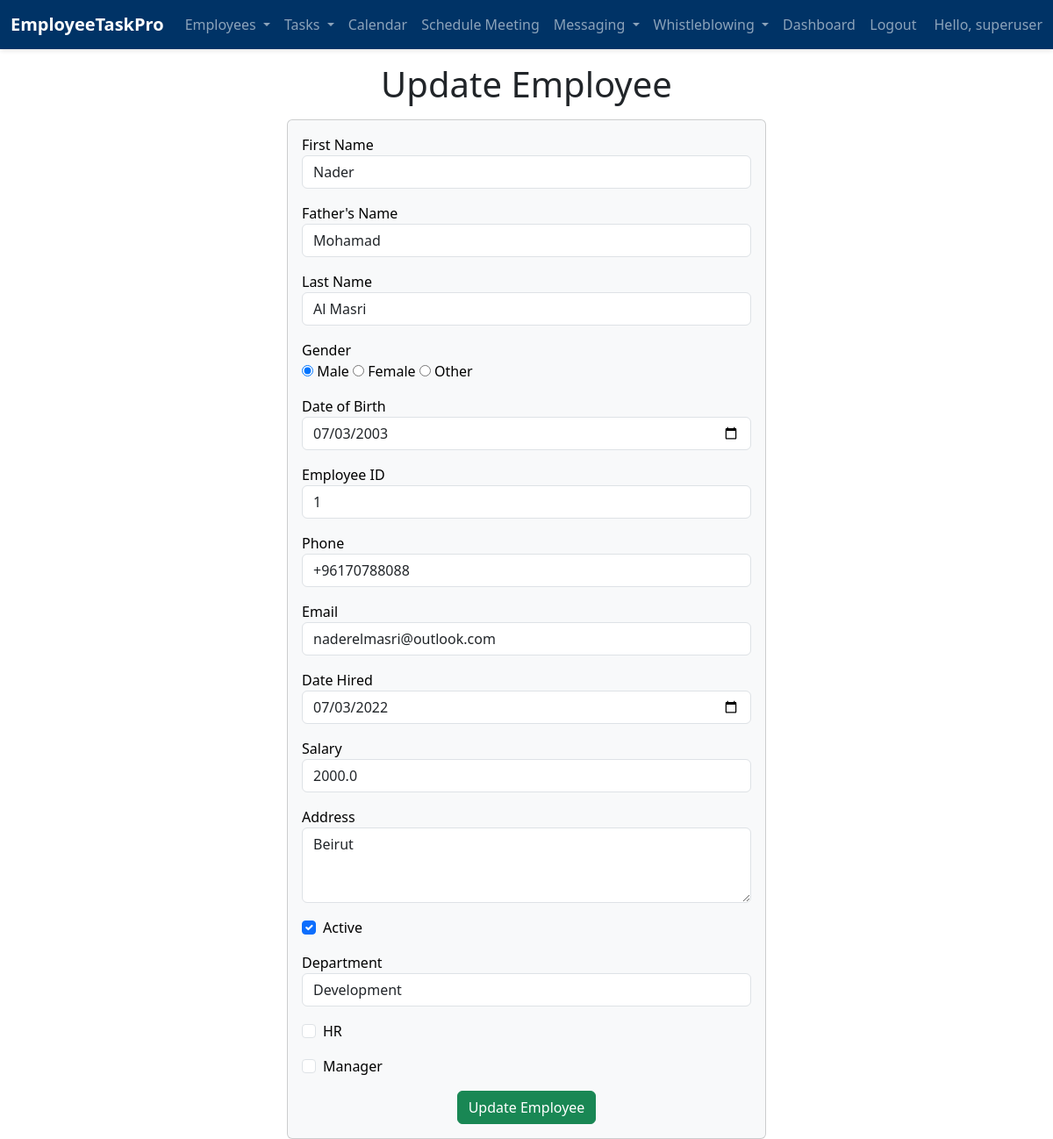
Page /emp/update-emp/20 (signed in) on the committed database.
### emp/models.py (models this page shows, shortened)
class Emp(models.Model):
    firstname=models.CharField(max_length=200)
    fathername=models.CharField(max_length=200)
    lastname=models.CharField(max_length=200)
    gender = models.TextField(blank=True,null= True)
    dob = models.DateField(blank=True,null= True)
    emp_id=models.CharField(max_length=200)
    phone = models.CharField(max_length=20, null=True)
    email = models.EmailField(null=True)
    date_hired = models.DateField(default=timezone.now)
    salary = models.FloatField(default=0)
    date_added = models.DateTimeField(default=timezone.now)
    date_updated = models.DateTimeField(auto_now=True)
    address = models.CharField(max_length=100, null=True)
    status=models.BooleanField(default=True)
    department=models.CharField(max_length=200, null=True)
    user = models.OneToOneField(User, on_delete=models.CASCADE, null=True)

### emp/views.py (the view)
# urls.py: path("update-emp/<int:emp_id>", update_emp, name='update_emp'),
@login_required
def update_emp(request, emp_id):
    emp = Emp.objects.get(pk=emp_id)
    is_hr = emp.user.groups.filter(name="HR").exists()
    is_manager = emp.user.groups.filter(name="Manager").exists()
    context = {
        'emp': emp,
        'is_hr': is_hr,
        'is_manager': is_manager,
    }
    return render(request, "emp/update_emp.html", context)

### emp/context_processors.py (called while the page is built)
def user_roles(request):
    is_hr_or_manager = request.user.groups.filter(name__in=['HR', 'Manager']).exists()
    is_employee = request.user.groups.filter(name='Employee').exists()
    return {
        'is_hr_or_manager': is_hr_or_manager,
        'is_employee': is_employee,
    }

### templates/emp/update_emp.html (shortened to what this page needs)
<!doctype html>
<html lang="en">
<head>
  <link href="https://cdn.jsdelivr.net/npm/bootstrap@5.2.2/dist/css/bootstrap.min.css" rel="stylesheet">
</head>
<body>
  {% include 'emp/navbar.html' %}
  <h1 class="text-center my-3">Update Employee</h1>
  <div class="container">
    <div class="row">
      <div class="col-md-6 offset-md-3">
        <div class="card bg-light text-black">
          <div class="card-body">
            <form action="/emp/do-update-emp/{{ emp.id }}" method="POST">
              <div class="mb-3">
                <label for="firstname">First Name</label>
                <input type="text" id="firstname" class="form-control" placeholder="Enter First Name" name="firstname" value="{{ emp.firstname }}" />
              </div>
              <div class="mb-3">
                <label for="fathername">Father's Name</label>
                <input type="text" id="fathername" class="form-control" placeholder="Enter Father's Name" name="fathername" value="{{ emp.fathername }}" />
              </div>
              <div class="mb-3">
                <label for="lastname">Last Name</label>
                <input type="text" id="lastname" class="form-control" placeholder="Enter Last Name" name="lastname" value="{{ emp.lastname }}" />
              </div>
              <div class="mb-3">
                <label>Gender</label>
                <div>
                  <input type="radio" id="male" name="gender" value="Male" {% if emp.gender == 'Male' %} checked {% endif %}>
                  <label for="male">Male</label>
                  <input type="radio" id="female" name="gender" value="Female" {% if emp.gender == 'Female' %} checked {% endif %}>
                  <label for="female">Female</label>
                  <input type="radio" id="other" name="gender" value="Other" {% if emp.gender == 'Other' %} checked {% endif %}>
                  <label for="other">Other</label>
                </div>
              </div>
              <div class="mb-3">
                <label for="dob">Date of Birth</label>
                <input type="date" id="dob" class="form-control" name="dob" value="{{ emp.dob|date:"Y-m-d" }}" />
              </div>
              <div class="mb-3">
                <label for="emp_id">Employee ID</label>
                <input type="text" id="emp_id" class="form-control" placeholder="Enter Employee ID" name="emp_id" value="{{ emp.emp_id }}" />
              </div>
              <div class="mb-3">
                <label for="phone">Phone</label>
                <input type="text" id="phone" class="form-control" placeholder="Enter Employee Phone" name="emp_phone" value="{{ emp.phone }}" />
              </div>
              <div class="mb-3">
                <label for="email">Email</label>
                <input type="email" id="email" class="form-control" placeholder="Enter Employee Email" name="email" value="{{ emp.email }}" />
              </div>
              <div class="mb-3">
                <label for="date_hired">Date Hired</label>
                <input type="date" id="date_hired" class="form-control" name="date_hired" value="{{ emp.date_hired|date:"Y-m-d" }}" />
              </div>
              <div class="mb-3">
                <label for="salary">Salary</label>
                <input type="number" id="salary" class="form-control" placeholder="Enter Salary" name="salary" value="{{ emp.salary }}" />
              </div>
              <div class="mb-3">
                <label for="address">Address</label>
                <textarea id="address" rows="3" class="form-control" name="emp_address">{{ emp.address }}</textarea>
              </div>
              <div class="mb-3 form-check">
                <input type="checkbox" id="status" class="form-check-input" name="emp_status" {% if emp.status %} checked {% endif %}>
                <label for="status">Active</label>
              </div>
              <div class="mb-3">
                <label for="department">Department</label>
                <select id="department" class="form-control" name="emp_department">
                  <option value="DEV" {% if emp.department == 'DEV' %} selected {% endif %}>Development</option>
                </select>
              </div>
                          <div class="mb-3 form-check">
                            <input type="checkbox" class="form-check-input" id="isHR" name="isHR" {% if is_hr %} checked {% endif %}>
                            <label class="form-check-label" for="isHR">HR</label>
                          </div>
                          <div class="mb-3 form-check">
                            <input type="checkbox" class="form-check-input" id="isManager" name="isManager" {% if is_manager %} checked {% endif %}>
                            <label class="form-check-label" for="isManager">Manager</label>
                          </div>
              <div class="container text-center">
                  <button class="btn btn-success">Update Employee</button>
              </div>
            </form>
          </div>
        </div>
      </div>
    </div>
  </div>
</body>
</html>

### templates/emp/navbar.html (shortened to what this page needs)
{% load static %}
<!DOCTYPE html>
<html lang="en">
<head>
    <link rel="stylesheet" href="{% static 'css/navbar.css' %}">
    <link href="https://cdn.jsdelivr.net/npm/bootstrap@5.3.0/dist/css/bootstrap.min.css" rel="stylesheet">
    <link rel="stylesheet" href="https://cdnjs.cloudflare.com/ajax/libs/font-awesome/5.15.4/css/all.min.css" />
</head>
<body>
    {% if request.user.is_authenticated %}
    <nav class="navbar navbar-expand-lg navbar-dark" style="background-color:  #003366">
        <div class="container-fluid">
            <a class="navbar-brand" href="/emp/">EmployeeTaskPro</a>
            <div class="collapse navbar-collapse" id="navbarSupportedContent">
                <ul class="navbar-nav me-auto mb-2 mb-lg-0">
                    {% if is_hr_or_manager %}
                    <li class="nav-item dropdown">
                        <a class="nav-link dropdown-toggle" href="#" id="navbarDropdownMenuLink" role="button" data-bs-toggle="dropdown" aria-expanded="false">
                            Employees
                        </a>
                    </li>
                    <li class="nav-item dropdown">
                        <a class="nav-link dropdown-toggle" href="#" id="navbarDropdownTasks" role="button" data-bs-toggle="dropdown" aria-expanded="false">
                            Tasks
                        </a>
                    </li>
                    <li class="nav-item">
                        <a class="nav-link" href="/emp/calendar/">Calendar</a>
                    </li>
                    <li class="nav-item">
                        <a class="nav-link" href="/emp/add-meeting/">Schedule Meeting</a>
                    </li>
                    {% endif %}
                    <li class="nav-item dropdown">
                        <a class="nav-link dropdown-toggle" href="#" id="navbarDropdownMessaging" role="button" data-bs-toggle="dropdown" aria-expanded="false">
                            Messaging
                        </a>
                    </li>
                    {% if request.user.is_authenticated %}
                    <li class="nav-item dropdown">
                        <a class="nav-link dropdown-toggle" href="#" id="navbarDropdownWhistleblowing" role="button" data-bs-toggle="dropdown" aria-expanded="false">
                            Whistleblowing
                        </a>
                    </li>
                    {% endif %}
                    <li class="nav-item">
                        <a class="nav-link" href="/emp/emp-dashboard/">Dashboard</a>
                    </li>
                </ul>
                <ul class="navbar-nav ms-auto mb-2 mb-lg-0">
                    {% if request.user.is_authenticated %}
                    <li class="nav-item">
                        <form action="{% url 'logout' %}" method="post">
                            <button type="submit" class="btn btn-link nav-link" style="padding: 0; border: none; background: none; margin-right: 20px;">Logout</button>
                        </form>
                    </li>
                    {% else %}
                    <li class="nav-item">
                    </li>
                    {% endif %}
                    <li class="nav-item">
                        <span class="navbar-text mr-3">
                        Hello, {{ request.user.username }}
                        </span>
                    </li>
                </ul>
            </div>
        </div>
    </nav>
{% endif %}
</body>
</html>

### static/css/navbar.css (style rules this page uses)
body { font-family: 'Arial', sans-serif; margin: 0; padding: 0; background: #f4f4f4; }
.navbar { box-shadow: 0 2px 5px rgba(0,0,0,0.1); font-size: 16px; }
.navbar-brand { font-weight: bold; }
.nav-link { transition: color 0.3s; }
.btn-link { transition: color 0.3s; }

### rows in the picture
Emp: firstname "Nader", fathername "Mohamad", lastname "Al Masri", gender "☑ Male", gender "☐ Female", gender "☐ Other", dob "07/03/2003", emp_id "1", emp_phone "+96170788088", email "naderelmasri@outlook.com", date_hired "07/03/2022", salary "2000.0", emp_address "Beirut", status "☑", emp_department "Development"

### other values in the picture
{{ request.user.username }} "superuser"
